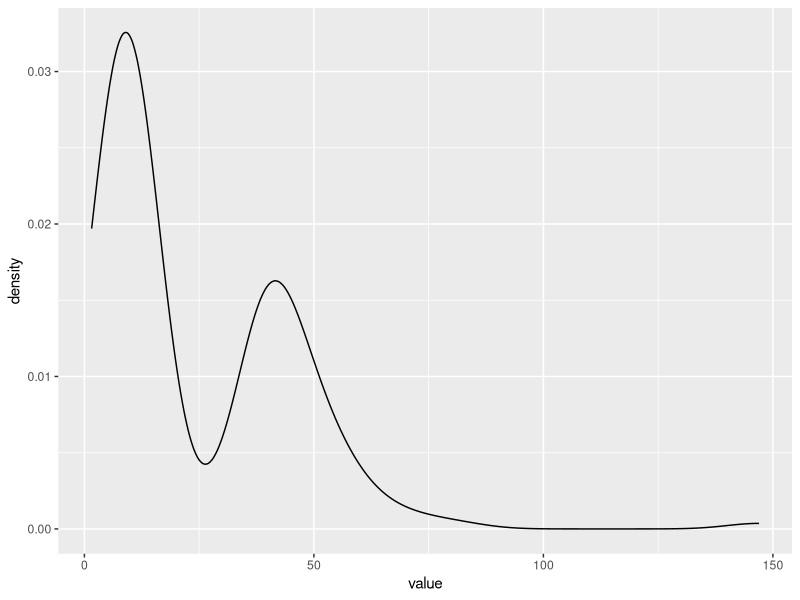
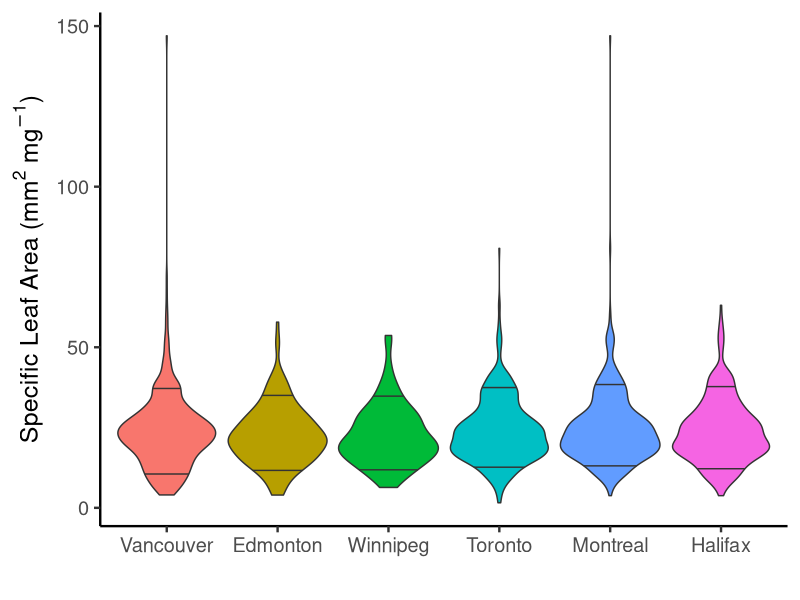

These figures' R source, in order: (Note: this script raises an error after producing the figures.)
# Generate lists of weird species by city and overall. Weird species are species with trait values in the 5th and 9th percentile.
# At this point, only considering one trait: Leaf area per leaf dry mass (specific leaf area, SLA or 1/LMA): petiole excluded

library(dplyr)
library(ggplot2)

# read in species occurance + trait data and filter for traits of interest
species_traits <- read.csv("data/species_and_their_traits.csv", header = TRUE, stringsAsFactors = FALSE)

sla <- species_traits %>%
    select(-count) %>%
    filter(TraitName == "Leaf area per leaf dry mass (specific leaf area, SLA or 1/LMA): petiole excluded") %>%
    mutate(TraitName = "SLA") # Make the trait name easier to work with))

# have a quick peek at the data
sla$City <- factor(sla$City, levels = c("Vancouver", "Edmonton", "Winnipeg", "Toronto", "Montreal", "Halifax")) # reordering city names West to East

canada <- ggplot(sla, aes(x=value)) +
    geom_violin(draw_quantiles = c(0.10, 0.90)) +
    theme_classic(base_size=18)


cities <- ggplot(sla, aes(x=City, y=value, fill=City)) +
    #geom_violin(aes(x="All", y=value), inherit.aes = FALSE, draw_quantiles = c(0.10, 0.90)) +
    geom_violin(draw_quantiles = c(0.10, 0.90)) +
    theme_classic(base_size=18)

#cities$sla$City <- factor(cities$sla$City,
          #                levels = c("Vancouver, Edmonton, Winnipeg, Toronto, Montreal, Halifax")) # put cities in order


# fancied up a bit

cities_fancy <- cities +
    theme(legend.position = "none") +
    labs(x = " ",
         y = expression(paste("Specific Leaf Area (mm"^2, " ", mg^-1, sep=")")))

ggsave("figures/sla_violins_ALL.png", plot=cities_fancy, width=16, height=9, units="in")
# calculate percentiles

# pick low and high percentiles

lowp <- 0.10
highp <- 0.90

# GLOBALLY WEIRD
global_percentile <- quantile(sla$value, probs=c(lowp, highp))

global_weird <- sla %>%
    select(-City, -quadrat) %>%
    distinct() %>%
    filter(value < global_percentile[1] | value > global_percentile[2]) %>%
    arrange(value)

nrow(global_weird) # 158 globally weird species

# visual check - two humped?

ggplot(global_weird, aes(x=value)) +
    geom_density()

# write out globally weird
write.csv(global_weird, "analysis/canada_weird.csv", row.names = FALSE)

# GLOBAL NORMAL

mediansla <- median(sla$value)
global_normal <- sla %>%
    select(-City, -quadrat) %>%
    distinct() %>%
    mutate(diff = abs(mediansla - value)) %>%
    filter(diff==min(diff))

# most normal species, globally
# species TraitName    value diff
# 1   Senecio viscosus       SLA 22.46667    0
# 2 Sherardia arvensis       SLA 22.46667    0

# LOCALLY WEIRD

# calculate weirdness percentiles for each city
local_percentile <- sla %>%
    select(-quadrat) %>%
    group_by(City) %>%
    summarise(low=quantile(value, probs=lowp), high=quantile(value, probs=highp))

# get list of weird species in each city
local_weird <- sla %>%
    left_join(local_percentile) %>%
    filter(value < low | value > high) %>%
    select(-low, -high)

# counts of weird
local_weird %>%
    group_by(City) %>%
    summarise(weird=n())

# City      weird
# <chr>     <int>
#1 Edmonton     34
# 2 Halifax      72
# 3 Montreal    103
# 4 Toronto     109
# 5 Vancouver   102
# 6 Winnipeg     24

# visual check - two humped?

local_weird <- ggplot(local_weird, aes(x=value, fill=as.factor(City))) +
    geom_density(alpha=0.5) +
    theme_classic()

## fancied it up a bit

local_weird + theme(legend.title = element_blank()) +
    labs(y = "Density",
         x = expression(paste("Specific Leaf Area (mm"^2, " ", mg^-1, sep=")")))


# write out locally weird
write.csv(local_weird, "analysis/city_weird.csv", row.names = FALSE)

# HYPERLOCALLY WEIRD (quadrat)

hyperlocal_percentile <- sla %>%
    group_by(City, quadrat) %>%
    summarise(low=quantile(value, probs=lowp), high=quantile(value, probs=highp))

# get list of weird species in each quadrat
hyperlocal_weird <- sla %>%
    left_join(hyperlocal_percentile) %>%
    filter(value < low | value > high) %>%
    select(-low, -high)

# visual check - two humped?
ggplot(local_weird, aes(x=value, fill=as.factor(City))) +
    geom_density(alpha=0.5) +
    facet_wrap("quadrat")

# write out hyperlocally weird
write.csv(hyperlocal_weird, "analysis/quadrat_weird.csv", row.names = FALSE)


#####################################################################################################################
# Test section from Ben
#require(reshape2)

# I think This one is OK!
test <- sla %>%
    select(-TraitName, -quadrat) %>%
    group_by(City)

cityHist <- ggplot(test, aes(x = value, fill =  City)) +
    facet_wrap(~ City) +
    geom_histogram(position = "stack", bins = 50)


cityHist <- cityHist + theme_bw(base_size = 18) +
    theme(legend.position = "None") +
    labs(y = "Count",
         x = expression(paste("Specific Leaf Area (mm"^2, " ", mg^-1, sep=")")))

ggsave("figures/cityHist.png", plot=cityHist, width=16, height=9, units="in")


# Trying to make the 5 quadrat for each city (6x5 plots)
test <- sla %>%
    select(-TraitName) %>%
    group_by(City, quadrat)
#test <-  melt(test, value.name = "value")
tempDf <- data.frame(c("Edmonton","Edmonton","Winnipeg","Winnipeg"), c(3,5,4,5), c(NA,NA), c(NA,NA)) #added manualy empty rows for the missing quadrat so we have one city per columns and they are not mixed up
colnames(tempDf) <- colnames(test)
test <- rbind(test, tempDf)
test$City <- as.factor(test$City)
test$City <- factor(test$City, levels = c("Vancouver","Edmonton","Winnipeg","Toronto","Montreal","Halifax"))

allHist <- ggplot(test, aes(x = value, fill = City)) +
    facet_grid(quadrat ~ City) +
    geom_histogram(bins = 50)

allHist <- allHist + theme_bw(base_size = 18) +
    theme(legend.position = "None") +
    labs(y = "Count",
         x = expression(paste("Specific Leaf Area (mm"^2, " ", mg^-1, sep=")")))
ggsave("figures/quadratHist.png", plot=allHist, width=16, height=9, units="in")


# Sampling effort. Don't know if we can say this is sampling effort, but thought it was worth showing how many obs. we had per city
sampEff <- sla %>%
    group_by(City) %>%
    count()

sampEff_plot <- ggplot(sampEff, aes(x = City, y = n, fill = City)) +
    geom_bar(stat = "identity")

sampEff_plot <- sampEff_plot + theme_classic(base_size = 18) +
    theme(legend.position = "none") +
    labs(x = " ",
         y = "Number of species")
ggsave("figures/sampling_spfig.png", plot=sampEff_plot, width=16, height=9, units="in")
